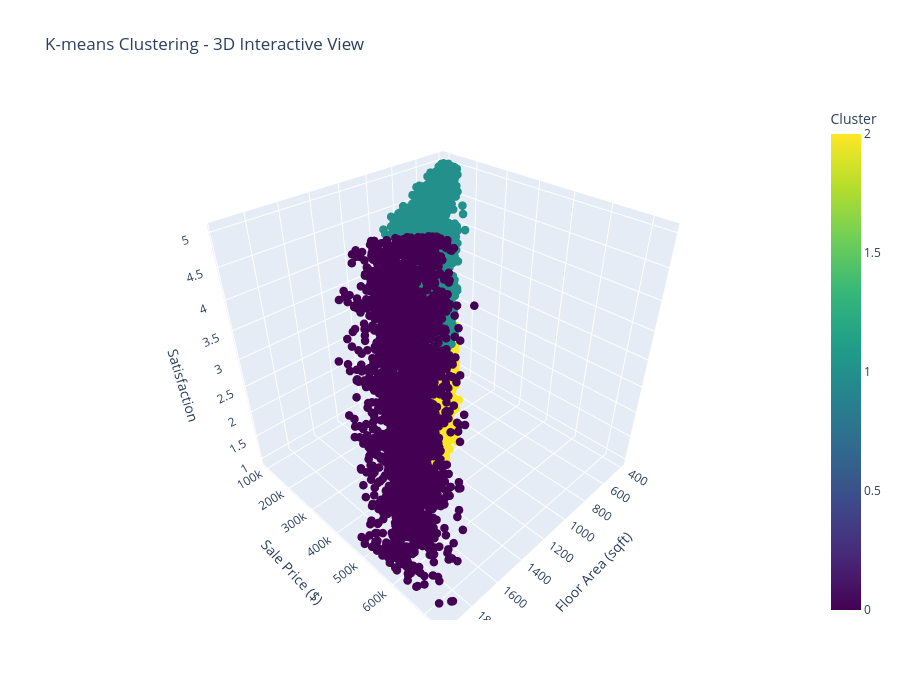
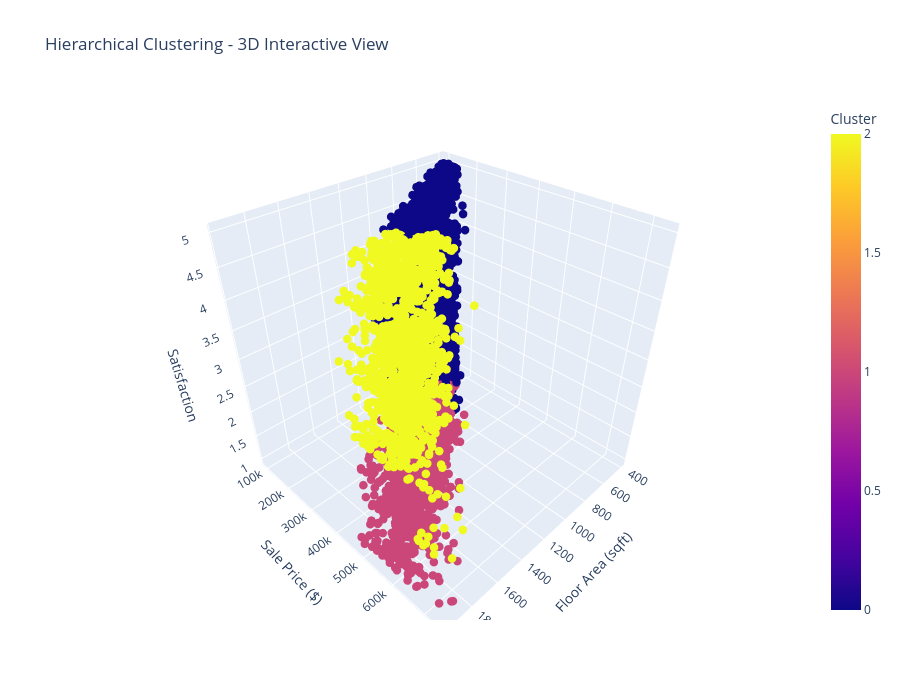

These figures' notebook cell, in order:
### Code cell
# 12. Interactive 3D Scatter Plot with Plotly
# Create 3D scatter for K-means
fig_kmeans = go.Figure(data=[go.Scatter3d(
    x=df_clean['floor_area_sqft'],
    y=df_clean['sale_price_numeric'],
    z=df_clean['satisfaction'],
    mode='markers',
    marker=dict(
        size=5,
        color=kmeans_labels,
        colorscale='Viridis',
        showscale=True,
        colorbar=dict(title="Cluster")
    ),
    text=[f"Cluster: {c}" for c in kmeans_labels],
    hoverinfo='x+y+z+text'
)])

fig_kmeans.update_layout(
    title='K-means Clustering - 3D Interactive View',
    scene=dict(
        xaxis_title='Floor Area (sqft)',
        yaxis_title='Sale Price ($)',
        zaxis_title='Satisfaction'
    ),
    width=900,
    height=700
)
fig_kmeans.show()

# Create 3D scatter for Hierarchical
fig_hier = go.Figure(data=[go.Scatter3d(
    x=df_clean['floor_area_sqft'],
    y=df_clean['sale_price_numeric'],
    z=df_clean['satisfaction'],
    mode='markers',
    marker=dict(
        size=5,
        color=hierarchical_labels,
        colorscale='Plasma',
        showscale=True,
        colorbar=dict(title="Cluster")
    ),
    text=[f"Cluster: {c}" for c in hierarchical_labels],
    hoverinfo='x+y+z+text'
)])

fig_hier.update_layout(
    title='Hierarchical Clustering - 3D Interactive View',
    scene=dict(
        xaxis_title='Floor Area (sqft)',
        yaxis_title='Sale Price ($)',
        zaxis_title='Satisfaction'
    ),
    width=900,
    height=700
)
fig_hier.show()

### Figure 1 — Plotly figure (JSON) as saved in the notebook; plotly's stock layout.template omitted (floating-point values rounded to 4 significant figures; data arrays with more than 128 entries replaced by an {"elided": "..."} marker saying what was removed)
{"data": [{"hoverinfo": "x+y+z+text", "marker": {"color": {"elided": "7305 int values"}, "colorbar": {"title": {"text": "Cluster"}}, "colorscale": [[0, "#440154"], [0.1111, "#482878"], [0.2222, "#3e4989"], [0.3333, "#31688e"], [0.4444, "#26828e"], [0.5556, "#1f9e89"], [0.6667, "#35b779"], [0.7778, "#6ece58"], [0.8889, "#b5de2b"], [1, "#fde725"]], "showscale": true, "size": 5}, "mode": "markers", "text": {"elided": "7305 str values"}, "type": "scatter3d", "x": {"elided": "7305 float values"}, "y": {"elided": "7305 float values"}, "z": {"elided": "7305 int values"}}], "layout": {"height": 700, "scene": {"xaxis": {"title": {"text": "Floor Area (sqft)"}}, "yaxis": {"title": {"text": "Sale Price ($)"}}, "zaxis": {"title": {"text": "Satisfaction"}}}, "title": {"text": "K-means Clustering - 3D Interactive View"}, "width": 900}}

### Figure 2 — Plotly figure (JSON) as saved in the notebook; plotly's stock layout.template omitted (floating-point values rounded to 4 significant figures; data arrays with more than 128 entries replaced by an {"elided": "..."} marker saying what was removed)
{"data": [{"hoverinfo": "x+y+z+text", "marker": {"color": {"elided": "7305 int values"}, "colorbar": {"title": {"text": "Cluster"}}, "colorscale": [[0, "#0d0887"], [0.1111, "#46039f"], [0.2222, "#7201a8"], [0.3333, "#9c179e"], [0.4444, "#bd3786"], [0.5556, "#d8576b"], [0.6667, "#ed7953"], [0.7778, "#fb9f3a"], [0.8889, "#fdca26"], [1, "#f0f921"]], "showscale": true, "size": 5}, "mode": "markers", "text": {"elided": "7305 str values"}, "type": "scatter3d", "x": {"elided": "7305 float values"}, "y": {"elided": "7305 float values"}, "z": {"elided": "7305 int values"}}], "layout": {"height": 700, "scene": {"xaxis": {"title": {"text": "Floor Area (sqft)"}}, "yaxis": {"title": {"text": "Sale Price ($)"}}, "zaxis": {"title": {"text": "Satisfaction"}}}, "title": {"text": "Hierarchical Clustering - 3D Interactive View"}, "width": 900}}
